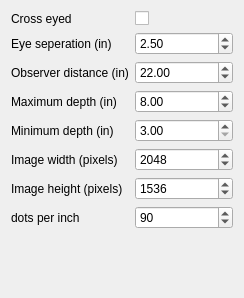
<?xml version="1.0" encoding="UTF-8"?>
<ui version="4.0">
 <class>PresetEdit</class>
 <widget class="QWidget" name="PresetEdit">
  <property name="geometry">
   <rect>
    <x>0</x>
    <y>0</y>
    <width>244</width>
    <height>298</height>
   </rect>
  </property>
  <property name="windowTitle">
   <string>Form</string>
  </property>
  <layout class="QFormLayout" name="formLayout">
   <item row="0" column="0">
    <widget class="QLabel" name="crossEyedLabel">
     <property name="text">
      <string>Cross eyed</string>
     </property>
    </widget>
   </item>
   <item row="0" column="1">
    <widget class="QCheckBox" name="crossEyedCheckBox">
     <property name="text">
      <string/>
     </property>
    </widget>
   </item>
   <item row="1" column="0">
    <widget class="QLabel" name="eyeSeperationLabel">
     <property name="text">
      <string>Eye seperation (in)</string>
     </property>
    </widget>
   </item>
   <item row="1" column="1">
    <widget class="QDoubleSpinBox" name="eyeSeperationDoubleSpinBox">
     <property name="minimum">
      <double>1.500000000000000</double>
     </property>
     <property name="maximum">
      <double>3.000000000000000</double>
     </property>
     <property name="singleStep">
      <double>0.100000000000000</double>
     </property>
     <property name="value">
      <double>2.500000000000000</double>
     </property>
    </widget>
   </item>
   <item row="2" column="0">
    <widget class="QLabel" name="observerDistanceInLabel">
     <property name="text">
      <string>Observer distance (in)</string>
     </property>
    </widget>
   </item>
   <item row="2" column="1">
    <widget class="QDoubleSpinBox" name="observerDistanceInDoubleSpinBox">
     <property name="minimum">
      <double>16.000000000000000</double>
     </property>
     <property name="maximum">
      <double>26.000000000000000</double>
     </property>
     <property name="singleStep">
      <double>0.500000000000000</double>
     </property>
     <property name="value">
      <double>22.000000000000000</double>
     </property>
    </widget>
   </item>
   <item row="3" column="0">
    <widget class="QLabel" name="maximumDepthLabel">
     <property name="text">
      <string>Maximum depth (in)</string>
     </property>
    </widget>
   </item>
   <item row="3" column="1">
    <widget class="QDoubleSpinBox" name="maximumDepthDoubleSpinBox">
     <property name="minimum">
      <double>6.000000000000000</double>
     </property>
     <property name="maximum">
      <double>22.000000000000000</double>
     </property>
     <property name="singleStep">
      <double>0.250000000000000</double>
     </property>
     <property name="value">
      <double>8.000000000000000</double>
     </property>
    </widget>
   </item>
   <item row="4" column="0">
    <widget class="QLabel" name="minimumDepthLabel">
     <property name="text">
      <string>Minimum depth (in)</string>
     </property>
    </widget>
   </item>
   <item row="4" column="1">
    <widget class="QDoubleSpinBox" name="minimumDepthDoubleSpinBox">
     <property name="minimum">
      <double>3.000000000000000</double>
     </property>
     <property name="maximum">
      <double>8.000000000000000</double>
     </property>
     <property name="singleStep">
      <double>0.250000000000000</double>
     </property>
    </widget>
   </item>
   <item row="5" column="0">
    <widget class="QLabel" name="imageWidthLabel">
     <property name="text">
      <string>Image width (pixels)</string>
     </property>
    </widget>
   </item>
   <item row="5" column="1">
    <widget class="QSpinBox" name="imageWidthSpinBox">
     <property name="minimum">
      <number>320</number>
     </property>
     <property name="maximum">
      <number>4096</number>
     </property>
     <property name="singleStep">
      <number>4</number>
     </property>
     <property name="value">
      <number>2048</number>
     </property>
    </widget>
   </item>
   <item row="6" column="0">
    <widget class="QLabel" name="imageHeightLabel">
     <property name="text">
      <string>Image height (pixels)</string>
     </property>
    </widget>
   </item>
   <item row="6" column="1">
    <widget class="QSpinBox" name="imageHeightSpinBox">
     <property name="minimum">
      <number>240</number>
     </property>
     <property name="maximum">
      <number>4096</number>
     </property>
     <property name="singleStep">
      <number>4</number>
     </property>
     <property name="value">
      <number>1536</number>
     </property>
    </widget>
   </item>
   <item row="7" column="0">
    <widget class="QLabel" name="dpiLabel">
     <property name="text">
      <string>dots per inch</string>
     </property>
    </widget>
   </item>
   <item row="7" column="1">
    <widget class="QSpinBox" name="dpiSpinBox">
     <property name="minimum">
      <number>50</number>
     </property>
     <property name="maximum">
      <number>320</number>
     </property>
     <property name="value">
      <number>90</number>
     </property>
    </widget>
   </item>
  </layout>
 </widget>
 <resources/>
 <connections/>
</ui>
